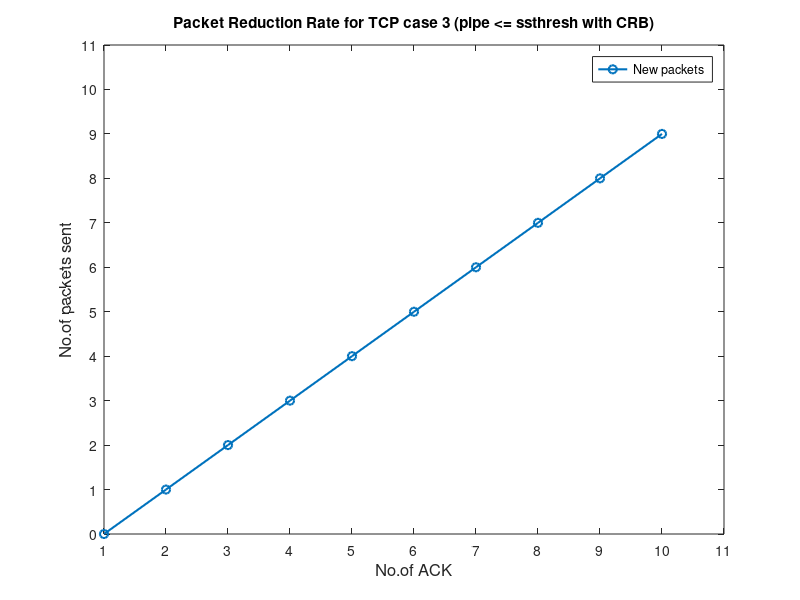

The MATLAB script that drew this image:
pipe =4;
recoverFS=10;
ssthresh=5;
maxIteration=10;
    
for i=1:maxIteration
    if(pipe>ssthresh)
        break;
    else
        pipe=pipe-1;
        packet_delivered=i;
        if i==1
            packet_out=0;
        else
            packet_out=packet_out+sndcnt;
        end

        limit=packet_delivered-packet_out;

        sndcnt=min(ssthresh-pipe,limit);
        newPack(i)=packet_out;
        fprintf("Send count =%d\n",sndcnt);
        pack(i)=pipe;
        pipe=pipe+sndcnt;
        cwnd=pipe+sndcnt;
    end
end


figure;
x=1:i;
p2 = plot(x,newPack,'-o', 'LineWidth', 1.5);
title("Packet Reduction Rate for TCP case 3 (pipe <= ssthresh with CRB)");
legend('New packets');
xlabel('No.of ACK','FontSize',12);
ylabel('No.of packets sent','FontSize', 12);
axis([1 11 0 11]);
ticks = [0:11];
set(gca,'XTick',ticks);
set(gca,'YTick',ticks);
saveas(gcf, 'Case 3.jpg', 'jpg');